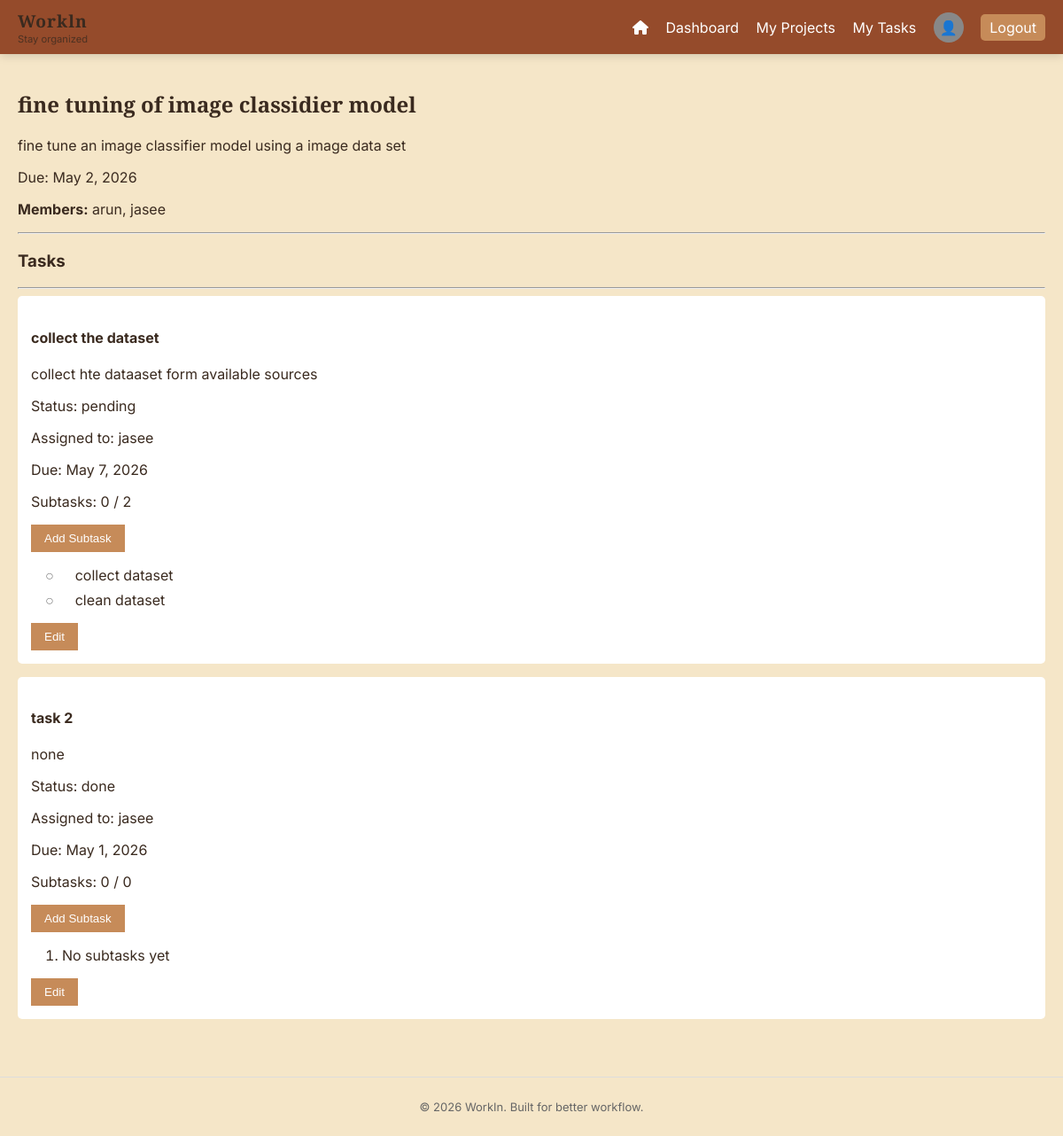
The page /projects/7/ (signed in) on the database as committed earlier.
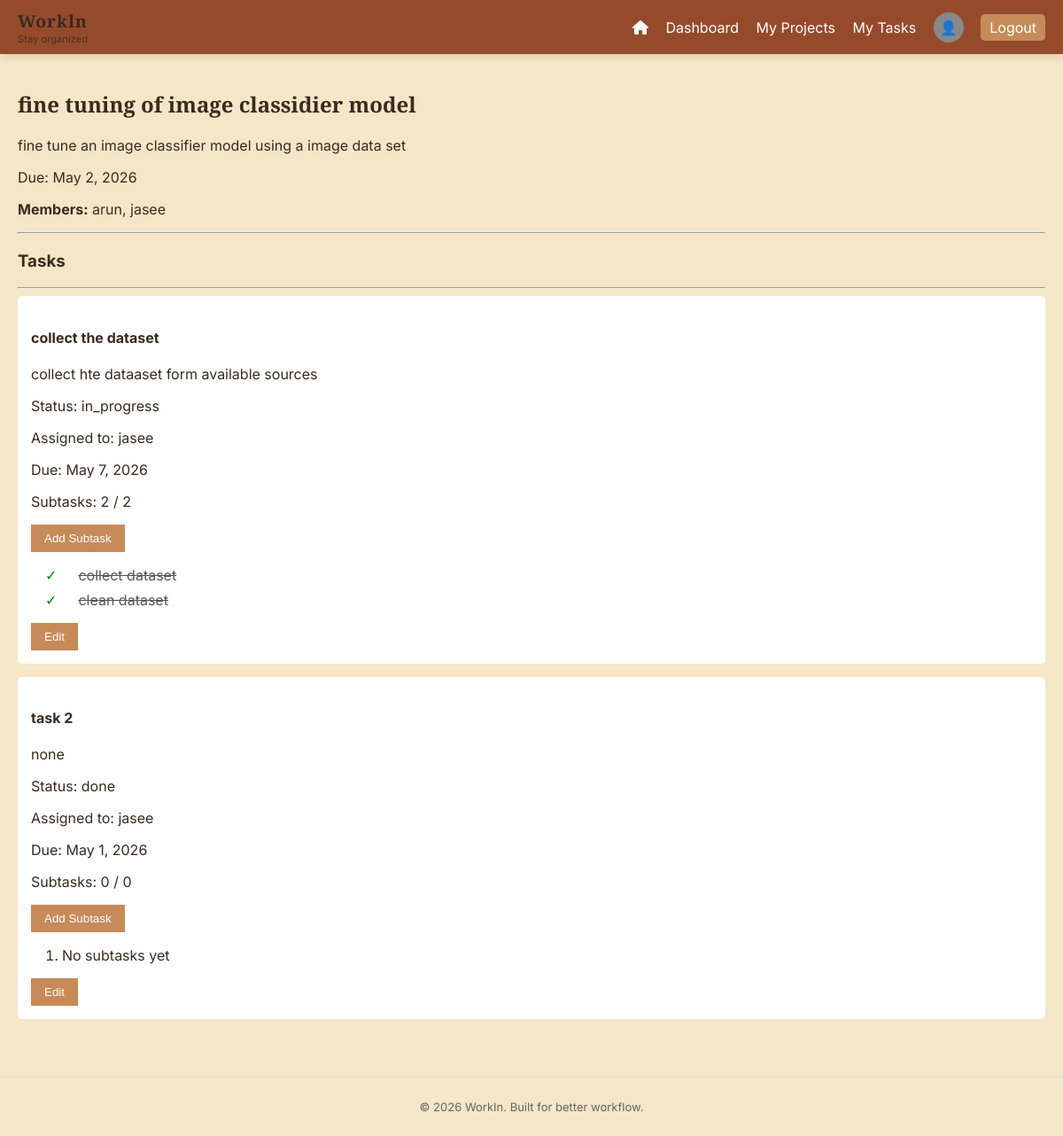
The same page on the database as committed later.
### tasks/models.py (models this page shows, shortened)
class Task(models.Model):
    STATUS_CHOICES = [
        ('pending', 'Pending'),
        ('in_progress', 'In Progress'),
        ('done', 'Done'),
    ]
    title = models.CharField(max_length=100)
    description = models.TextField()
    project = models.ForeignKey(Project, on_delete=models.CASCADE)
    assigned_to = models.ForeignKey(User, on_delete=models.CASCADE)
    status = models.CharField(max_length=20, choices=STATUS_CHOICES, default='pending')
    due_date = models.DateField()
    @property
    def completed_subtasks_count(self):
        return self.subtasks.filter(completed=True).count()
    @property
    def subtask_count(self):
        return self.subtasks.count()

class SubTask(models.Model):
    task = models.ForeignKey(Task, on_delete=models.CASCADE, related_name='subtasks')
    title = models.CharField(max_length=200)
    completed = models.BooleanField(default=False)

### users/models.py (models this page shows)
class CustomUser(AbstractUser):
    ROLE_CHOICES = (
        ('admin', 'Admin'),
        ('member', 'Member'),
    )
    role = models.CharField(max_length=10, choices=ROLE_CHOICES, default='member')
    mobile_number = models.CharField(max_length=15, blank=True, null=True)
    profile_picture = models.ImageField(upload_to='profile_pics/', blank=True, null=True)
    job_title = models.CharField(max_length=100, blank=True, null=True)

### projects/views.py (the view, shortened to what this page needs)
# urls.py: path('<int:project_id>/', project_detail, name='project_detail'),
@login_required
def project_detail(request, project_id):
    project = Project.objects.get(id=project_id)
    if request.user.role != 'admin' and request.user not in project.members.all():
        return redirect('projects')
    tasks = Task.objects.filter(project=project)
    users = User.objects.filter(projects=project) | User.objects.filter(role='admin')
    if request.method == 'POST' and request.POST.get('action') == 'update_subtask':
        subtask = SubTask.objects.get(id=request.POST['subtask_id'])
        if request.user == subtask.task.assigned_to or request.user.role == 'admin':
            subtask.completed = request.POST.get('completed') == 'true'
            subtask.save()
        return redirect('project_detail', project_id=project.id)
    if request.method == 'POST' and request.POST.get('action') == 'update_task':
        task = Task.objects.get(id=request.POST['task_id'])
        if request.user == task.assigned_to or request.user.role == 'admin':
            task.status = request.POST['status']
            task.save()
        return redirect('project_detail', project_id=project.id)
    if request.method == 'POST' and request.POST.get('action') == 'delete_task':
        task = Task.objects.get(id=request.POST['task_id'])
        if request.user.role == 'admin':
            task.delete()
        return redirect('project_detail', project_id=project.id)
    return render(request, 'project_detail.html', {
        'project': project,
        'tasks': tasks,
        'users': users
    })

### templates/project_detail.html (shortened to what this page needs)
{% extends 'base.html' %}
{% block content %}
<h2>{{ project.name }}</h2>
<p>{{ project.description }}</p>
<p>Due: {{ project.due_date }}</p>
<p><strong>Members:</strong> {% for member in project.members.all %}{{ member.username }}{% if not forloop.last %}, {% endif %}{% empty %}None{% endfor %}</p>
<hr>
<h3>Tasks</h3>
<hr>
{% for task in tasks %}
    <div class="card">
        <h4>{{ task.title }}</h4>
        <p>{{ task.description }}</p>
        <p>Status: {{ task.status }}</p>
        <p>Assigned to: {{ task.assigned_to }}</p>
        <p>Due: {{ task.due_date }}</p>
        <p>Subtasks: {{ task.completed_subtasks_count }} / {{ task.subtask_count }}</p>
        {% if request.user == task.assigned_to or request.user.role == 'admin' %}
        <button type="button" onclick="toggleForm('subtask-form-{{ task.id }}')">Add Subtask</button>
        {% endif %}
        <ol style="list-style: decimal inside; margin-left: 1rem; padding-left: 0;">
            {% for subtask in task.subtasks.all %}
                <li style="margin-bottom: 0.5rem; display:flex; align-items:center; gap:0.5rem;">
                    {% if request.user == task.assigned_to or request.user.role == 'admin' %}
                    <form method="POST" style="display:inline; margin-right: 0.5rem;">
                        <button type="submit" style="background:none; border:none; padding:0; margin-right:0.5rem; cursor:pointer; font-size:1rem; color: {% if subtask.completed %}green{% else %}gray{% endif %};">{% if subtask.completed %}✓{% else %}○{% endif %}</button>
                    </form>
                    {% else %}
                        <span style="margin-right:0.5rem; color: {% if subtask.completed %}green{% else %}gray{% endif %};">{% if subtask.completed %}✓{% else %}○{% endif %}</span>
                    {% endif %}
                    <span{% if subtask.completed %} style="text-decoration: line-through; color: #555;"{% endif %}>{{ subtask.title }}</span>
                </li>
            {% empty %}
                <li>No subtasks yet</li>
            {% endfor %}
        </ol>
        <div style="display:flex; gap:0.5rem; margin-top:0.5rem; flex-wrap:wrap;">
            {% if request.user.role == 'admin' or request.user == task.assigned_to %}
            <button type="button" onclick="toggleForm('edit-task-{{ task.id }}')">Edit</button>
            {% endif %}
        </div>
    </div>
{% empty %}
    <p>No tasks yet</p>
{% endfor %}
{% endblock %}

Rows that differ between the two databases and show on the page:
changed Task "collect the dataset": status "pending" → "in_progress"; completed_subtasks_count "0" → "2"
changed SubTask "collect dataset": completed "○" → "✓"
changed SubTask "clean dataset": completed "○" → "✓"
